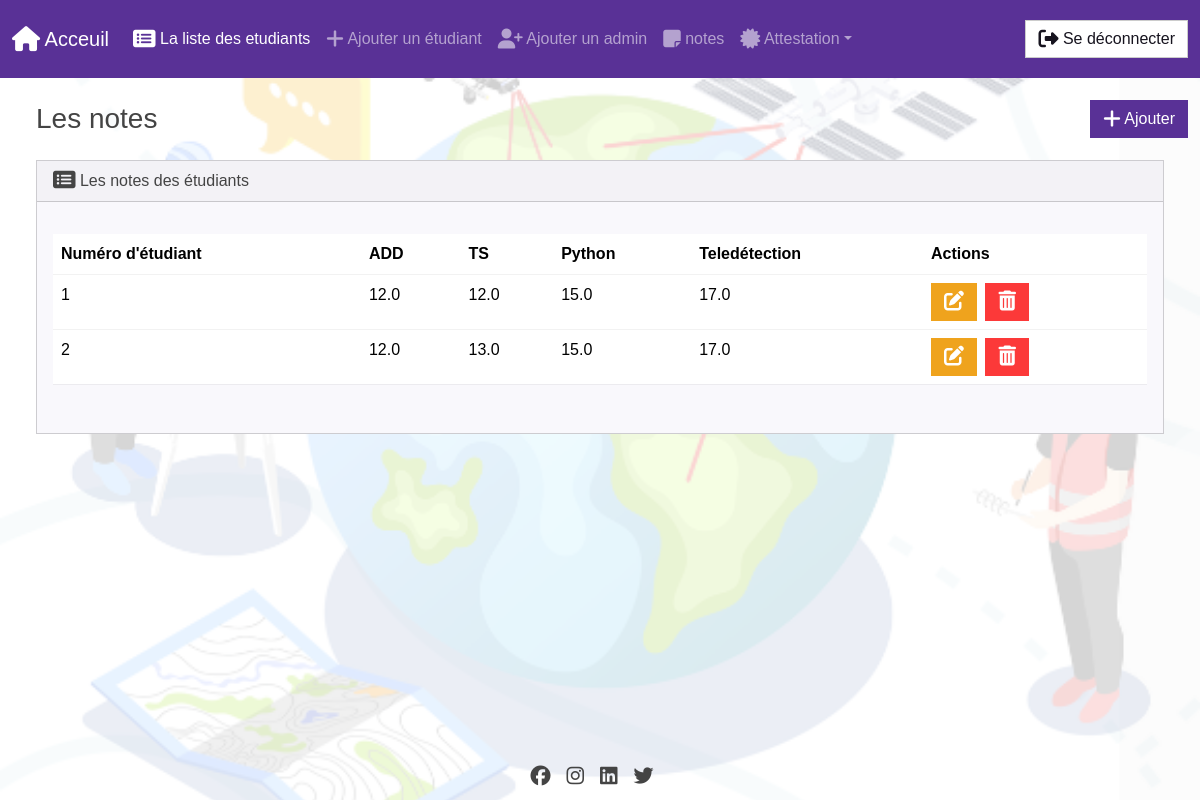
Page /Notes/ on the committed database.
### myapp/models.py (models this page shows)
class Note(models.Model):
  student_number = models.PositiveIntegerField()
  ADD = models.FloatField()
  TS = models.FloatField()
  Python = models.FloatField()
  Teledetecion = models.FloatField()

### myapp/views.py (the view)
# urls.py: path('Notes/', views.Notes, name='Notes'),
def Notes(request):
  return render(request, 'notes.html', {
    'Notes': Note.objects.all()
  })

### myapp/templates/notes.html (shortened to what this page needs)
{% extends "base.html" %}
{% block body %}
<div class="d-flex justify-content-between align-items-center">
  <h3 class="m-4">Les notes</h3>
  <a href="{% url 'add_notes' %}" class="btn btn-primary">
    <i class="fa-solid fa-plus fa-lg"></i> Ajouter
  </a>
</div>
        <div class="row">
          <div clas="col-31">
            {% if Notes %}
            <div class="card bg-light ms-4 me-4 mb-4">
              <div class="card-header">
                <i class="fa-solid fa-rectangle-list fa-lg"></i> Les notes des étudiants
              </div>
              <div class="card-body">
                <p class="card-text">
                  <div class="table-responsive">
                    <table class="table table-hover">
                      <thead>
                        <tr>
                          <th scope="col">Numéro d'étudiant</th>
                          <th scope="col">ADD</th>
                          <th scope="col"> TS</th>
                          <th scope="col">Python</th>
                          <th scope="col">Teledétection</th>
                          <th scope="col">Actions</th>
                        </tr>
                      </thead>
                      <tbody>
                        {% for note in Notes%}
                        <tr>
                          <td>{{note.student_number}}</td>
                          <td>{{note.ADD}}</td>
                          <td>{{note.TS}}</td>
                          <td>{{note.Python}}</td>
                          <td>{{note.Teledetecion}}</td>
                          <td>
                            <a class="btn btn-warning me-1" href="{% url 'edit_note' note.id %}">
                              <i class="fa-solid fa-pen-to-square fa-lg"></i>
                            </a>
                            <button type="button" class="btn btn-danger" data-bs-toggle="modal" data-bs-target="#delete_note{{note.id}}">
                              <i class="fa-solid fa-trash-can fa-lg"></i>
                            </button>
                          </td>
                         {% endfor %}
                      </tbody>
                    </table>
                  </div>
                </p>
              </div>
            </div>
            {% else%}
            <h5 class="alert alert-primary ms-4 me-4">
              Cet étudiant n'existe pas
            </h5>
            {% endif %}
          </div>
        </div>
        {% endblock %}

### myapp/static/css/style.css (style rules this page uses)
body { margin: 0; padding: 0; height: 100vh; overflow: hidden; font-family: "Noto Sans TC", sans-serif; background-image: url("/static/image.png"); background-size: cover; background-position: center; background-repeat: no-repeat; position: relative; height: 100vh; }
body::before { content: ""; background: rgba( 255, 255, 255, 0.8 ); position: absolute; top: 0; left: 0; right: 0; bottom: 0; z-index: -1; }

### rows in the picture
Note: student_number "1", ADD "12.0", TS "12.0", Python "15.0", Teledetecion "17.0"
Note: student_number "2", ADD "12.0", TS "13.0", Python "15.0", Teledetecion "17.0"
